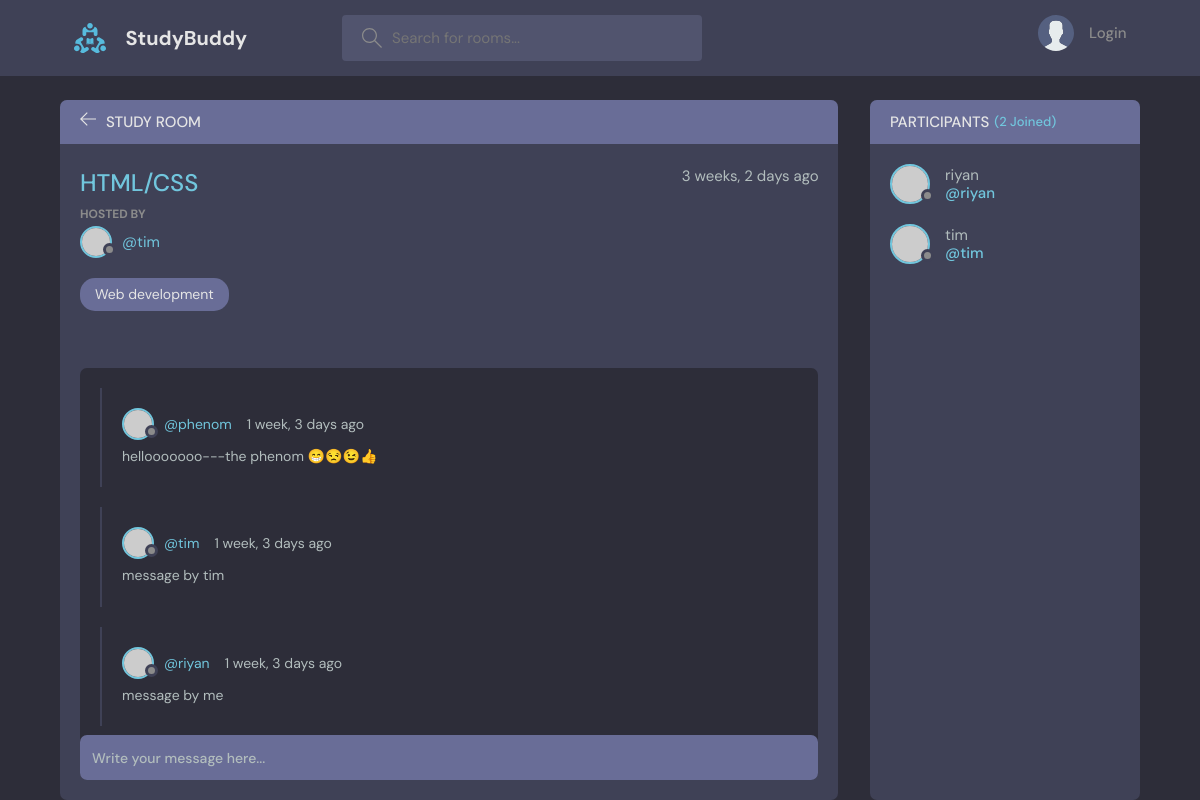
Before: /room/4/ with the older database file.
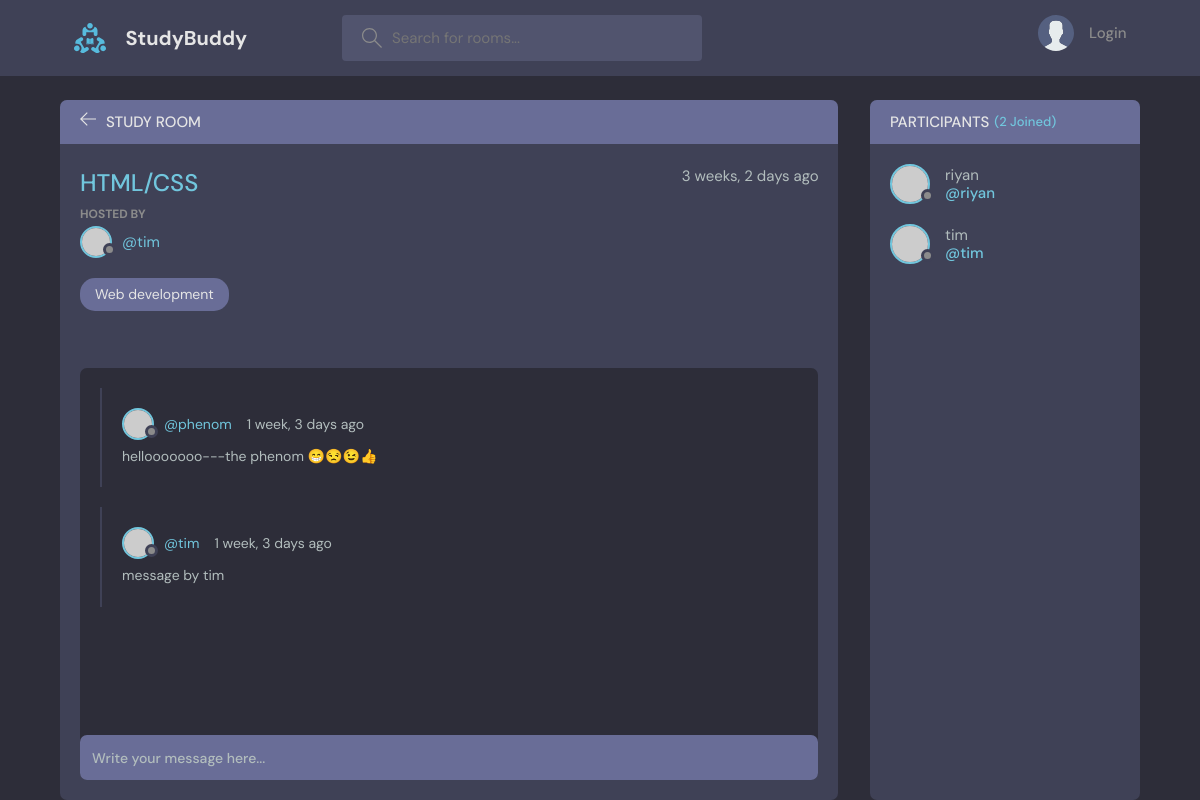
After: the same page with the newer database file.
### base/models.py (models this page shows, shortened)
class Message(models.Model):
    user = models.ForeignKey(User, on_delete=models.CASCADE)
    room = models.ForeignKey(Room, on_delete=models.CASCADE)
    body = models.TextField()
    updated = models.DateTimeField(auto_now=True)
    created = models.DateTimeField(auto_now_add=True)
    class Meta:
        ordering = ['-updated', '-created']

### base/views.py (the view, shortened to what this page needs)
# urls.py: path("room/<str:pk>/", views.room, name="room"),
def room(request, pk):
    room = Room.objects.get(id=pk)
    room_messages = room.message_set.all()
    participants = room.participants.all()
    context = {'room': room, 'room_messages': room_messages,
               'participants': participants}
    return render(request, 'base/room.html', context)

### base/models.py (called while the page is built)
    def __str__(self):
        return self.name

### base/templates/base/room.html (shortened to what this page needs)
{% extends 'main.html' %} {% block content %}
<main class="profile-page layout layout--2">
  <div class="container">
    <div class="room">
      <div class="room__top">
        <div class="room__topLeft">
          <a href="{% url 'home' %}">
            <svg
              version="1.1"
              xmlns="http://www.w3.org/2000/svg"
              width="32"
              height="32"
              viewBox="0 0 32 32"
            >
              <title>arrow-left</title>
              <path
                d="M13.723 2.286l-13.723 13.714 13.719 13.714 1.616-1.611-10.96-10.96h27.625v-2.286h-27.625l10.965-10.965-1.616-1.607z"
              ></path>
            </svg>
          </a>
          <h3>Study Room</h3>
        </div>
      </div>
      <div class="room__box scroll">
        <div class="room__header scroll">
          <div class="room__info">
            <h3>{{ room.name }}</h3>
            <span>{{ room.created | timesince }} ago</span>
          </div>
          <div class="room__hosted">
            <p>Hosted By</p>
            <a
              href="{% url 'user-profile' room.host.id %}"
              class="room__author"
            >
              <div class="avatar avatar--small">
                <img src="https://randomuser.me/api/portraits/men/37.jpg" />
              </div>
              <span>@{{ room.host.username }}</span>
            </a>
          </div>
          <span class="room__topics">{{ room.topic }}</span>
        </div>
        <div class="room__conversation">
          <div class="threads scroll">
            {% for message in room_messages %}
            <div class="thread">
              <div class="thread__top">
                <div class="thread__author">
                  <a
                    href="{% url 'user-profile' message.user.id %}"
                    class="thread__authorInfo"
                  >
                    <div class="avatar avatar--small">
                      <img
                        src="https://randomuser.me/api/portraits/men/37.jpg"
                      />
                    </div>
                    <span>@{{ message.user.username }}</span>
                  </a>
                  <span class="thread__date"
                    >{{ message.created | timesince}} ago</span
                  >
                </div>
              </div>
              <div class="thread__details">{{ message.body }}</div>
            </div>
            {% endfor %}
          </div>
        </div>
      </div>
      <div class="room__message">
        <form action="#">
          <input name="" placeholder="Write your message here..." />
        </form>
      </div>
    </div>
    <div class="participants">
      <h3 class="participants__top">
        Participants <span>({{ participants.count }} Joined)</span>
      </h3>
      <div class="participants__list scroll">
        {% for user in participants %}
        <a href="{% url 'user-profile' user.id %}" class="participant">
          <div class="avatar avatar--medium">
            <img src="https://randomuser.me/api/portraits/men/37.jpg" />
          </div>
          <p>
            {{ user.username }}
            <span>@{{ user.username }}</span>
          </p>
        </a>
        {% endfor %}
      </div>
    </div>
  </div>
</main>
{% endblock content %}

Changed rows visible on the page:
removed Message: user.username "riyan", created "1 week, 3 days", body "message by me"
